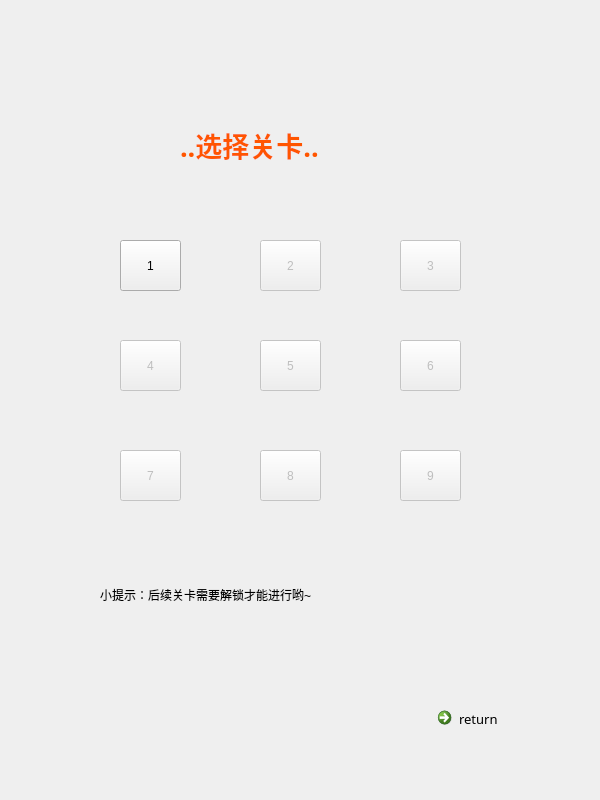
<?xml version="1.0" encoding="UTF-8"?>
<ui version="4.0">
 <class>m_widget</class>
 <widget class="QWidget" name="m_widget">
  <property name="geometry">
   <rect>
    <x>0</x>
    <y>0</y>
    <width>600</width>
    <height>800</height>
   </rect>
  </property>
  <property name="windowTitle">
   <string>Form</string>
  </property>
  <widget class="QPushButton" name="guan2">
   <property name="enabled">
    <bool>false</bool>
   </property>
   <property name="geometry">
    <rect>
     <x>260</x>
     <y>240</y>
     <width>61</width>
     <height>51</height>
    </rect>
   </property>
   <property name="styleSheet">
    <string notr="true">border-image: url(:/images/res/bing2.png);
font: 75 14pt &quot;Algerian&quot;;</string>
   </property>
   <property name="text">
    <string>2</string>
   </property>
   <property name="default">
    <bool>true</bool>
   </property>
  </widget>
  <widget class="QPushButton" name="guan4">
   <property name="enabled">
    <bool>false</bool>
   </property>
   <property name="geometry">
    <rect>
     <x>120</x>
     <y>340</y>
     <width>61</width>
     <height>51</height>
    </rect>
   </property>
   <property name="styleSheet">
    <string notr="true">border-image: url(:/images/res/bing2.png);
font: 75 14pt &quot;Algerian&quot;;</string>
   </property>
   <property name="text">
    <string>4</string>
   </property>
   <property name="default">
    <bool>true</bool>
   </property>
  </widget>
  <widget class="QPushButton" name="guan3">
   <property name="enabled">
    <bool>false</bool>
   </property>
   <property name="geometry">
    <rect>
     <x>400</x>
     <y>240</y>
     <width>61</width>
     <height>51</height>
    </rect>
   </property>
   <property name="styleSheet">
    <string notr="true">border-image: url(:/images/res/bing2.png);
font: 75 14pt &quot;Algerian&quot;;</string>
   </property>
   <property name="text">
    <string>3</string>
   </property>
   <property name="default">
    <bool>true</bool>
   </property>
  </widget>
  <widget class="QPushButton" name="guan5">
   <property name="enabled">
    <bool>false</bool>
   </property>
   <property name="geometry">
    <rect>
     <x>260</x>
     <y>340</y>
     <width>61</width>
     <height>51</height>
    </rect>
   </property>
   <property name="styleSheet">
    <string notr="true">border-image: url(:/images/res/bing2.png);
font: 75 14pt &quot;Algerian&quot;;</string>
   </property>
   <property name="text">
    <string>5</string>
   </property>
   <property name="default">
    <bool>true</bool>
   </property>
  </widget>
  <widget class="QPushButton" name="guan7">
   <property name="enabled">
    <bool>false</bool>
   </property>
   <property name="geometry">
    <rect>
     <x>120</x>
     <y>450</y>
     <width>61</width>
     <height>51</height>
    </rect>
   </property>
   <property name="styleSheet">
    <string notr="true">border-image: url(:/images/res/bing2.png);
font: 75 14pt &quot;Algerian&quot;;</string>
   </property>
   <property name="text">
    <string>7</string>
   </property>
   <property name="default">
    <bool>true</bool>
   </property>
  </widget>
  <widget class="QPushButton" name="guan6">
   <property name="enabled">
    <bool>false</bool>
   </property>
   <property name="geometry">
    <rect>
     <x>400</x>
     <y>340</y>
     <width>61</width>
     <height>51</height>
    </rect>
   </property>
   <property name="styleSheet">
    <string notr="true">border-image: url(:/images/res/bing2.png);
font: 75 14pt &quot;Algerian&quot;;</string>
   </property>
   <property name="text">
    <string>6</string>
   </property>
   <property name="default">
    <bool>true</bool>
   </property>
  </widget>
  <widget class="QPushButton" name="guan8">
   <property name="enabled">
    <bool>false</bool>
   </property>
   <property name="geometry">
    <rect>
     <x>260</x>
     <y>450</y>
     <width>61</width>
     <height>51</height>
    </rect>
   </property>
   <property name="styleSheet">
    <string notr="true">border-image: url(:/images/res/bing2.png);
font: 75 14pt &quot;Algerian&quot;;</string>
   </property>
   <property name="text">
    <string>8</string>
   </property>
   <property name="default">
    <bool>true</bool>
   </property>
  </widget>
  <widget class="QPushButton" name="guan9">
   <property name="enabled">
    <bool>false</bool>
   </property>
   <property name="geometry">
    <rect>
     <x>400</x>
     <y>450</y>
     <width>61</width>
     <height>51</height>
    </rect>
   </property>
   <property name="styleSheet">
    <string notr="true">border-image: url(:/images/res/bing2.png);
font: 75 14pt &quot;Algerian&quot;;</string>
   </property>
   <property name="text">
    <string>9</string>
   </property>
   <property name="default">
    <bool>true</bool>
   </property>
  </widget>
  <widget class="QPushButton" name="guan1">
   <property name="geometry">
    <rect>
     <x>120</x>
     <y>240</y>
     <width>61</width>
     <height>51</height>
    </rect>
   </property>
   <property name="styleSheet">
    <string notr="true">border-image: url(:/images/res/bing2.png);
font: 75 14pt &quot;Algerian&quot;;</string>
   </property>
   <property name="text">
    <string>1</string>
   </property>
  </widget>
  <widget class="QLabel" name="chooseLabel">
   <property name="geometry">
    <rect>
     <x>180</x>
     <y>110</y>
     <width>221</width>
     <height>71</height>
    </rect>
   </property>
   <property name="font">
    <font>
     <family>幼圆</family>
     <weight>75</weight>
     <bold>true</bold>
    </font>
   </property>
   <property name="styleSheet">
    <string notr="true">border-image: url(:/images/res/bing1.png);</string>
   </property>
   <property name="text">
    <string>&lt;html&gt;&lt;head/&gt;&lt;body&gt;&lt;p&gt;&lt;span style=&quot; font-size:20pt; color:#ff5500;&quot;&gt;..选择关卡..&lt;/span&gt;&lt;/p&gt;&lt;/body&gt;&lt;/html&gt;</string>
   </property>
  </widget>
  <widget class="QCommandLinkButton" name="returnButton">
   <property name="geometry">
    <rect>
     <x>430</x>
     <y>700</y>
     <width>161</width>
     <height>41</height>
    </rect>
   </property>
   <property name="font">
    <font>
     <family>Algerian</family>
     <pointsize>10</pointsize>
     <weight>50</weight>
     <italic>false</italic>
     <bold>false</bold>
    </font>
   </property>
   <property name="styleSheet">
    <string notr="true">font: 10pt &quot;Algerian&quot;;</string>
   </property>
   <property name="text">
    <string>return</string>
   </property>
  </widget>
  <widget class="QLabel" name="ImageLabel">
   <property name="geometry">
    <rect>
     <x>0</x>
     <y>0</y>
     <width>601</width>
     <height>801</height>
    </rect>
   </property>
   <property name="font">
    <font>
     <family>华文细黑</family>
     <pointsize>12</pointsize>
     <weight>75</weight>
     <bold>true</bold>
    </font>
   </property>
   <property name="styleSheet">
    <string notr="true">background-image: url(:/new/prefix/start.png);</string>
   </property>
   <property name="text">
    <string/>
   </property>
  </widget>
  <widget class="QLabel" name="label">
   <property name="geometry">
    <rect>
     <x>100</x>
     <y>580</y>
     <width>331</width>
     <height>31</height>
    </rect>
   </property>
   <property name="text">
    <string>&lt;html&gt;&lt;head/&gt;&lt;body&gt;&lt;p&gt;小提示：后续关卡需要解锁才能进行哟~&lt;/p&gt;&lt;/body&gt;&lt;/html&gt;</string>
   </property>
  </widget>
  <zorder>ImageLabel</zorder>
  <zorder>guan2</zorder>
  <zorder>guan4</zorder>
  <zorder>guan3</zorder>
  <zorder>guan5</zorder>
  <zorder>guan7</zorder>
  <zorder>guan6</zorder>
  <zorder>guan8</zorder>
  <zorder>guan9</zorder>
  <zorder>guan1</zorder>
  <zorder>chooseLabel</zorder>
  <zorder>returnButton</zorder>
  <zorder>label</zorder>
 </widget>
 <resources/>
 <connections/>
</ui>
